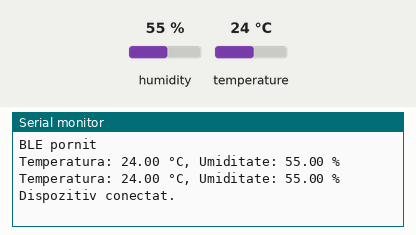
The sketch below on a simulated ESP32. Parts: the last lines printed to the serial monitor. The test bench sets the inputs (shaded band); at power-on: humidity 55 %, temperature 24 °C. Nothing arrives over Bluetooth unless stated; a phone connects over Bluetooth LE 3 s after start.

Above: at 3.0 s.
3.1 s: humidity set to 22 %
At 5.3 s:
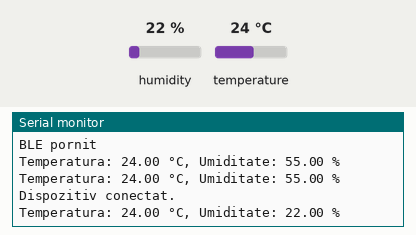
6.0 s: temperature set to 12 °C
At 7.8 s:
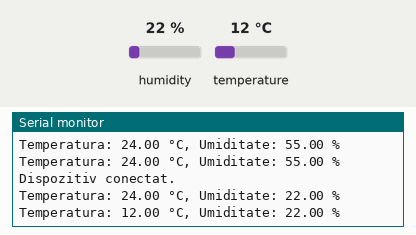
8.9 s: humidity set to 40 %
At 11.5 s:
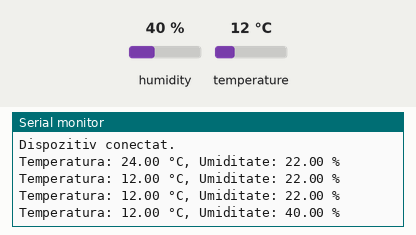
Timing chart, 0 to 13.0 s (numbered marks = the images above; inputs shaded):
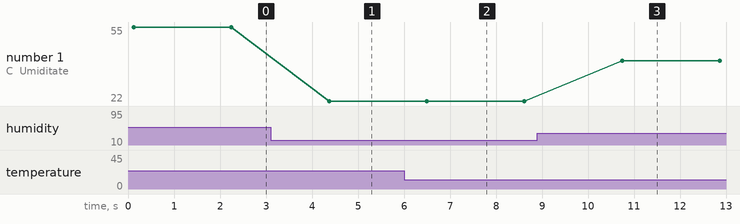

Measured:
- after the input at 3.1 s, the serial monitor: prints a new line after 1.3 s (image 1)
- after the input at 6.0 s, the serial monitor: prints a new line after 0.49 s (image 2)
- after the input at 8.9 s, the serial monitor: prints a new line after 1.8 s (image 3)
- plotted number 1: 55 → 22 after the input at 3.1 s, 22 → 40 after the input at 8.9 s

The sketch:

Cod.ino
```cpp
#include <BLEDevice.h>
#include <BLEUtils.h>
#include <BLEServer.h>
#include <DHT.h>


#define DHTPIN 15
#define DHTTYPE DHT11


#define SERVICE_UUID        "12345678-1234-1234-1234-123456789012"
#define CHARACTERISTIC_UUID "abcdefab-1234-1234-1234-abcdefabcdef"

DHT dht(DHTPIN, DHTTYPE);
BLECharacteristic *pCharacteristic;
bool deviceConnected = false;


class MyServerCallbacks: public BLEServerCallbacks {
   void onConnect(BLEServer* pServer) {
      deviceConnected = true;
      Serial.println("Dispozitiv conectat.");

    }

    void onDisconnect(BLEServer* pServer) {
      deviceConnected = false;
      Serial.println("Dispozitiv deconectat.");

    }
};

void setup() {
  Serial.begin(115200);


  dht.begin();


  BLEDevice::init("MY_ESP32");
  BLEServer *pServer = BLEDevice::createServer();
  pServer->setCallbacks(new MyServerCallbacks());


  BLEService *pService = pServer->createService(SERVICE_UUID);
  pCharacteristic = pService->createCharacteristic(
                      CHARACTERISTIC_UUID,
                      BLECharacteristic::PROPERTY_READ | BLECharacteristic::PROPERTY_NOTIFY
                    );


  pService->start();
  BLEAdvertising *pAdvertising = BLEDevice::getAdvertising();
  pAdvertising->start();

  Serial.println("BLE pornit");
}

void loop() {
  delay(100);
  float temperatura = dht.readTemperature();
  float umiditate = dht.readHumidity();


  if (isnan(temperatura) || isnan(umiditate)) {
    Serial.println("Eroare la citirea de la senzorul DHT11");
    return;
  }


  String data = "Temperatura: " + String(temperatura) + " °C, Umiditate: " + String(umiditate) + " %";


  Serial.println(data);


  if (deviceConnected) {
    pCharacteristic->setValue(data.c_str());
    pCharacteristic->notify();
  }


  delay(2000);
}
```
